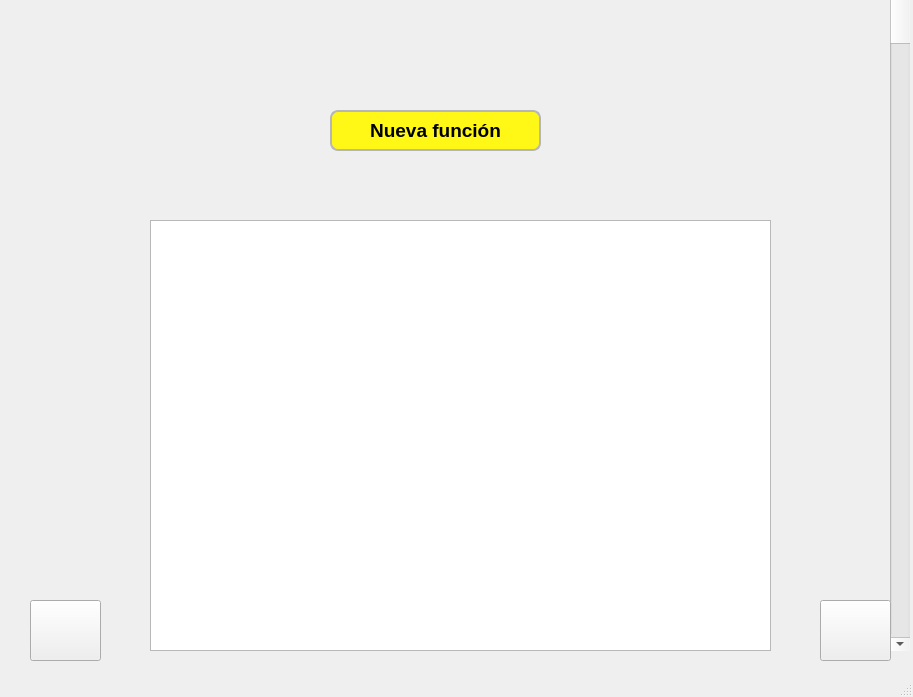
<?xml version="1.0" encoding="UTF-8"?>
<ui version="4.0">
 <class>MainWindow</class>
 <widget class="QMainWindow" name="MainWindow">
  <property name="geometry">
   <rect>
    <x>0</x>
    <y>0</y>
    <width>913</width>
    <height>697</height>
   </rect>
  </property>
  <property name="windowTitle">
   <string>MainWindow</string>
  </property>
  <widget class="QWidget" name="centralwidget">
   <widget class="QTableWidget" name="Tabl_minterminos">
    <property name="geometry">
     <rect>
      <x>150</x>
      <y>220</y>
      <width>621</width>
      <height>431</height>
     </rect>
    </property>
   </widget>
   <widget class="QScrollBar" name="verticalScrollBar">
    <property name="geometry">
     <rect>
      <x>890</x>
      <y>-30</y>
      <width>20</width>
      <height>681</height>
     </rect>
    </property>
    <property name="orientation">
     <enum>Qt::Orientation::Vertical</enum>
    </property>
   </widget>
   <widget class="QLabel" name="ecuacion">
    <property name="geometry">
     <rect>
      <x>160</x>
      <y>30</y>
      <width>601</width>
      <height>71</height>
     </rect>
    </property>
    <property name="styleSheet">
     <string notr="true">QLabel {
                font-family: &quot;STIX Two Text&quot;;
				font-style: italic;
                font-size: 24px;
                color: black;
                padding: 15px;
            }</string>
    </property>
    <property name="text">
     <string/>
    </property>
   </widget>
   <widget class="QPushButton" name="nueva_funcion">
    <property name="geometry">
     <rect>
      <x>330</x>
      <y>110</y>
      <width>211</width>
      <height>41</height>
     </rect>
    </property>
    <property name="font">
     <font>
      <pointsize>14</pointsize>
      <bold>true</bold>
     </font>
    </property>
    <property name="cursor">
     <cursorShape>PointingHandCursor</cursorShape>
    </property>
    <property name="styleSheet">
     <string notr="true">QPushButton{
                                 padding: 7px;
                                   background-color: #fff817;
                                   border: 2px solid rgb(182, 182, 182);
                                   border-radius: 8px;
}</string>
    </property>
    <property name="text">
     <string>Nueva función</string>
    </property>
   </widget>
   <widget class="QPushButton" name="back">
    <property name="geometry">
     <rect>
      <x>30</x>
      <y>600</y>
      <width>71</width>
      <height>61</height>
     </rect>
    </property>
    <property name="styleSheet">
     <string notr="true">QPushButton{
	background-color: transparent;
	border: none;
}font-style: italic;</string>
    </property>
    <property name="text">
     <string/>
    </property>
   </widget>
   <widget class="QPushButton" name="next">
    <property name="geometry">
     <rect>
      <x>820</x>
      <y>600</y>
      <width>71</width>
      <height>61</height>
     </rect>
    </property>
    <property name="styleSheet">
     <string notr="true">QPushButton{
	background-color: transparent;
	border: none;
}font-style: italic;</string>
    </property>
    <property name="text">
     <string/>
    </property>
   </widget>
  </widget>
  <widget class="QStatusBar" name="statusbar"/>
 </widget>
 <resources>
  <include location="../src/img/next.qrc"/>
  <include location="../src/img/back.qrc"/>
 </resources>
 <connections/>
</ui>
